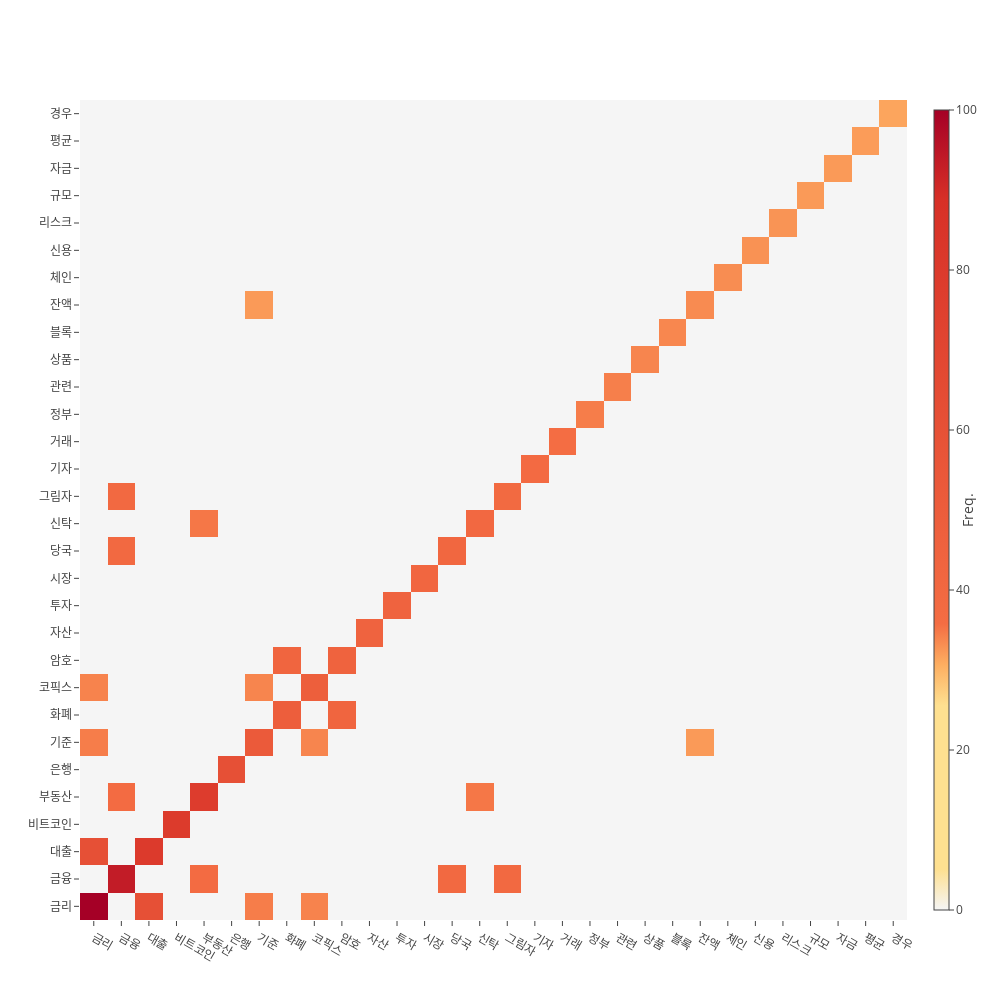

Here is the notebook cell this chart was saved with:
### Code cell
co.set_plotly()
co.get_co_matrix_graph(50)

### Figure 1 — Plotly figure (JSON) as saved in the notebook; plotly's stock layout.template omitted (floating-point values rounded to 4 significant figures; data arrays with more than 128 entries replaced by an {"elided": "..."} marker saying what was removed)
{"data": [{"colorscale": [[0, "rgb(245,245,245)"], [0.05111, "rgb(254,224,144)"], [0.1022, "rgb(254,224,144)"], [0.1533, "rgb(254,224,144)"], [0.2044, "rgb(254,224,144)"], [0.2556, "rgb(254,224,144)"], [0.3067, "rgb(253,174,97)"], [0.3578, "rgb(244,109,67)"], [0.8889, "rgb(215,48,39)"], [1, "rgb(165,0,38)"]], "colorbar": {"thickness": 15, "xanchor": "left", "ticks": "outside", "titleside": "right", "title": "Freq."}, "y": ["금리", "금융", "대출", "비트코인", "부동산", "은행", "기준", "화폐", "코픽스", "암호", "자산", "투자", "시장", "당국", "신탁", "그림자", "기자", "거래", "정부", "관련", "상품", "블록", "잔액", "체인", "신용", "리스크", "규모", "자금", "평균", "경우"], "x": ["금리", "금융", "대출", "비트코인", "부동산", "은행", "기준", "화폐", "코픽스", "암호", "자산", "투자", "시장", "당국", "신탁", "그림자", "기자", "거래", "정부", "관련", "상품", "블록", "잔액", "체인", "신용", "리스크", "규모", "자금", "평균", "경우"], "z": {"elided": "30x30 float values"}, "type": "heatmap"}], "layout": {"width": 1000, "height": 1000}}
